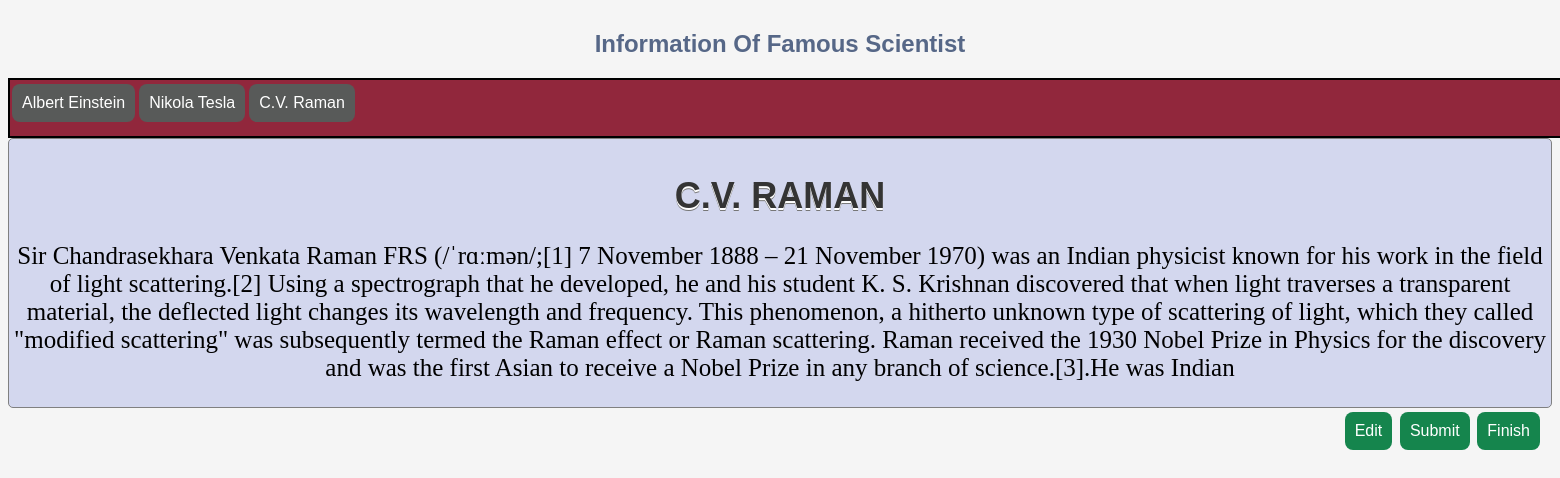
The page /empdetails/raman on the database its author committed.
### empdetails/models.py (models this page shows, shortened)
class Raman(models.Model):
    name = models.CharField(max_length=50)
    details = models.TextField(default=0)

### empdetails/views.py (the view)
# urls.py: path('raman',views.raman,name="Raman"),
def raman(request):
    sci = Raman.objects.all();
    context={
        'sci': sci
    }
    if request.method == "POST":
        details = request.POST.get('ramandetails','')
        name=request.POST.get('name','')
        scientist = Raman(id='1',name=name, details = details)
        scientist.save()
    return render(request, 'cvraman.html',context)

### empdetails/templates/cvraman.html (shortened to what this page needs)
{% extends 'basic.html' %} {% block title %} C V Raman {% endblock %}
{% block body %}
{% for i in sci %}
<div class="info">
  <h4>{{i.name}}</h4>
  <p>{{i.details}}
  </p>
</div>
{% endfor %}
<div class="update">
  <button class="submit" id="edit">Edit</button>
  <a href="#popup1" class="submit">Submit</a>
  <a href="finish" class="submit">Finish</a>
</div>
{% endblock %}

### empdetails/templates/basic.html (style rules this page uses)
body { color: #566787; background: #f5f5f5; font-family: "Franklin Gothic Medium", "Arial Narrow", Arial, sans-serif; font-size: 13px; text-align: center; }
.info { border: 1px solid gray; border-radius: 5px; background-color: rgb(211, 215, 238); }
h4 { margin: 1em 0 0.5em 0; color: #343434; font-weight: 50px; font-family: "Lucida Sans", "Lucida Sans Regular", "Lucida Grande", "Lucida Sans Unicode", Geneva, Verdana, sans-serif; font-size: 36px; line-height: 42px; text-transform: uppercase; text-shadow: 0 2px white, 0 3px #777; }
p { font-family: "Times New Roman", Times, serif, sans-serif; font-size: 25px; color: rgb(0, 0, 0); }
.update { float: right; margin-right: 10px; }
.submit { background-color: #15854d; border: none; color: white; padding: 10px; text-align: center; text-decoration: none; display: inline-block; font-size: 16px; margin: 4px 2px; cursor: pointer; border-radius: 8px; }

### rows shown on the page
Raman: name "C.V. RAMAN", details "Sir Chandrasekhara Venkata Raman FRS (/ˈrɑːmən/;[1] 7 November 1888 – 21 November 1970) was an Indian physicist known for his work in the field of light scattering.[2] Using a spectrograph that he developed, he and his student K. S. Krishnan discovered that when light traverses a transparent material, the deflected light changes its wavelength and frequency. This phenomenon, a hitherto unknown type of scattering of light, which they called \"modified scattering\" was subsequently termed the Raman effect or Raman scattering. Raman received the 1930 Nobel Prize in Physics for the discovery and was the first Asian to receive a Nobel Prize in any branch of science.[3].He was Indian"
